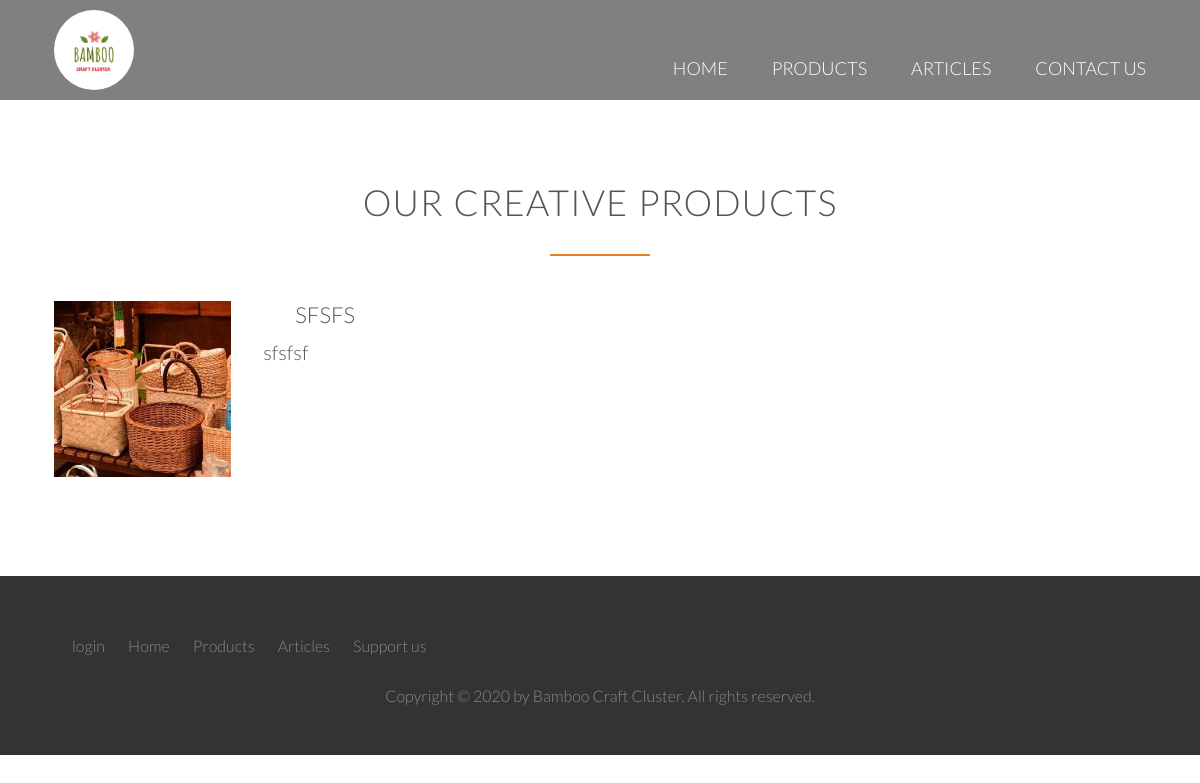
The page /cluster/products/9/ on the database as committed earlier.
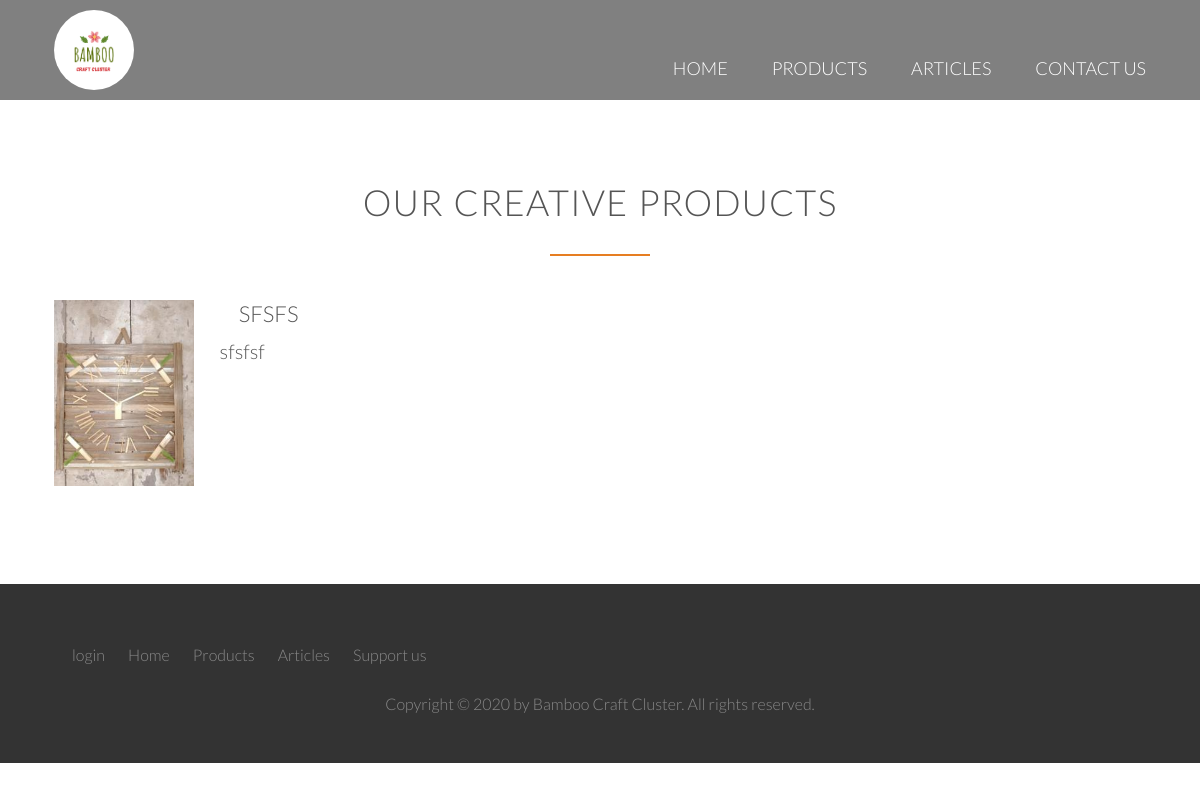
The same page on the database as committed later.
### cluster/models.py (models this page shows, shortened)
class Product(models.Model):
    p_title       = models.CharField(max_length=50, null=False)
    p_description = models.TextField(null=False)
    p_product_img = models.ImageField(upload_to="product_images", null=False)

### cluster/views.py (the view)
# urls.py: path('products/<int:pk>/', views.product_detail, name="product"),
def product_detail(request, pk):
	context = {}
	context["product"] = Product.objects.get(id=pk)
	return render(request, 'cluster/product.html', context)

### cluster/templates/cluster/product.html (shortened to what this page needs)
{% extends 'cluster/base.html' %}
{% load static %}
{% block body_block %}
<div style="background-color: grey; ">{% include 'cluster/header2.html' %}</div>
 <section class="section-cities" id="cities">
            <div class="row">
                <h2>Our creative products</h2>
            </div>
            <div class="row js--wp-3">
                <div class="col span-1-of-1 ">
                    <div class="product-box">
                        <div class="col span-1-of-2">
                        <img src="{{ product.p_product_img.url }}" alt="{{product.p_title}}" height="200" width="200">
                        </div>
                        <div class="col span-1-of-2">
                            <h3>{{product.p_title}}</h3>
                            <a class="long-copy">
                                {{product.p_description}}
                            </a>
                        </div>
                    </div>
                </div>
            </div>
 </section>
{% endblock %}

Rows that differ between the two databases and show on the page:
changed Product "SFSFS": p_product_img: a different picture
